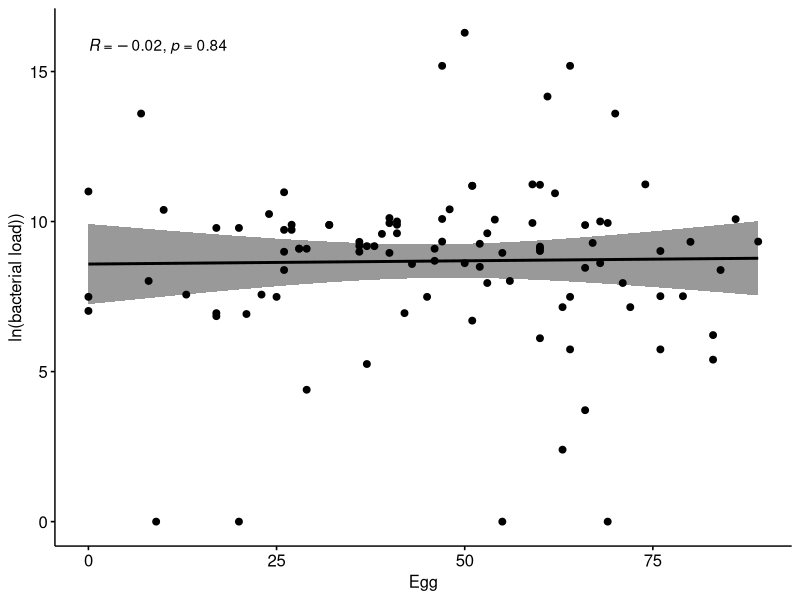

This chart was generated by the following R code: (Note: this script raises an error after producing the figure.)
library(ggpubr)
setwd()
Data<- read.csv("Correlation_data.csv", header = T)

#Correlation between egg numbers and bacterial load
Plot1<- ggscatter(Data, x = "Egg", y = "ln", 
          add = "reg.line", conf.int = TRUE, 
          cor.coef = TRUE, cor.method = "spearman",
          xlab = "Egg", ylab = "ln(bacterial load))")
Plot1


#Correlation between egg to offspring ratio and bacterial load

Plot2<- ggscatter(Total, x = "Egg_offspring.ratio", y = "ln", 
          add = "reg.line", conf.int = TRUE, 
          cor.coef = TRUE, cor.method = "spearman",
          xlab = "Egg to offspring ratio", ylab = "ln(bacterial load))")
Plot2
